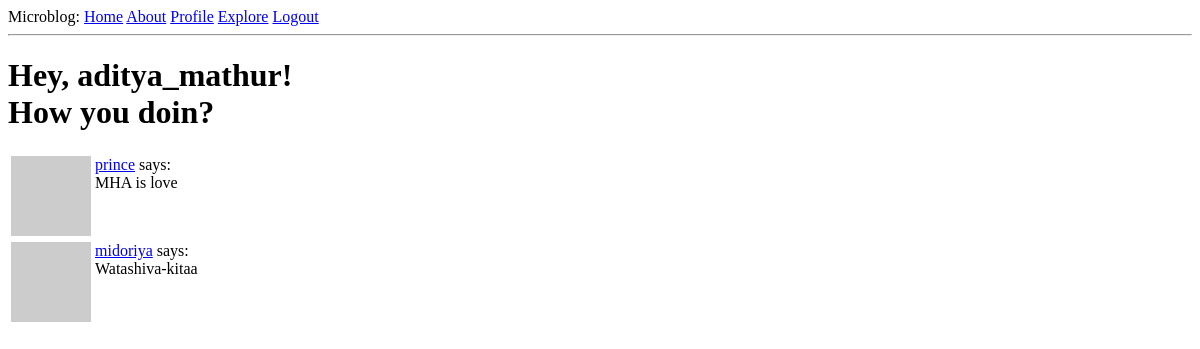
The page /explore (signed in) on the database as committed earlier.
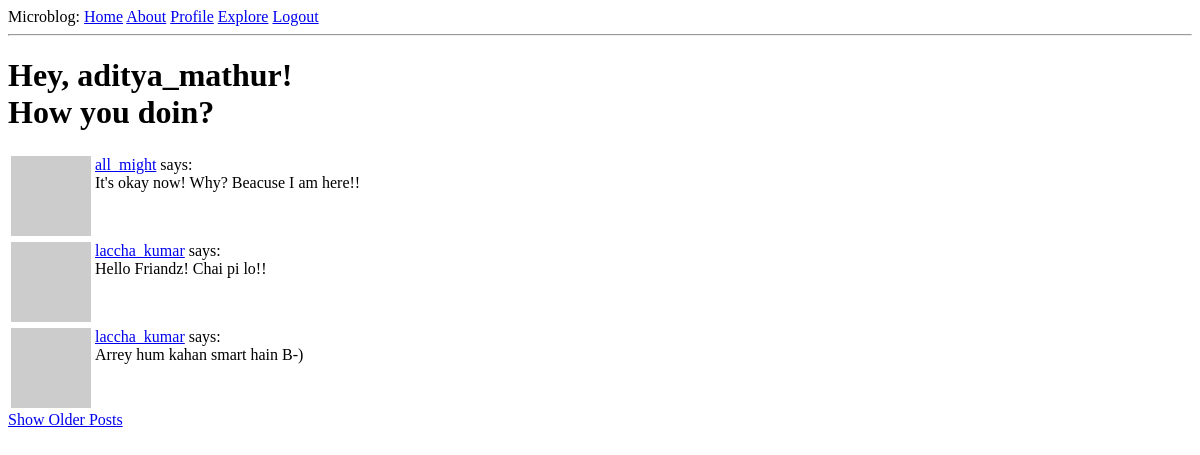
The same page on the database as committed later.
### app/models.py (models this page shows, shortened)
class Post(db.Model):
    id = db.Column(db.Integer, primary_key=True)
    body = db.Column(db.String(140))
    timestamp = db.Column(db.DateTime, index=True, default=datetime.utcnow)
    user_id = db.Column(db.Integer, db.ForeignKey('user.id'))

class User(UserMixin,db.Model):
    id =db.Column(db.Integer,primary_key=1)
    username = db.Column(db.String(64),index=1,unique=1)
    email = db.Column(db.String(120),index=1,unique=1)
    password_hash = db.Column(db.String(128))
    posts = db.relationship('Post', backref='author', lazy='dynamic')
    about_me =db.Column(db.String(140))
    last_seen = db.Column(db.DateTime,default=datetime.utcnow)
    followed = db.relationship(
        'User',secondary=followers,
        primaryjoin=(followers.c.follower_id ==id),
        secondaryjoin=(followers.c.followed_id ==id),
        backref=db.backref('followers',lazy='dynamic'),
        lazy='dynamic'
    )
    def __repr__(self):
        return f'<User {self.username}>'
    def avatar(self,size):
        digest=md5(self.email.lower().encode('utf-8')).hexdigest()
        return f'https://www.gravatar.com/avatar/{digest}?d=identicon&s={size}'

### app/routes6_1.py (the view)
@app.route('/explore')
@login_required
def explore():
    page= request.args.get('page',1,type=int)
    posts = Post.query.order_by(Post.timestamp.desc()).paginate(
        page,app.config['POSTS_PER_PAGE'],False )
    next_url = url_for('explore',page=posts.next_num) if posts.has_next else None
    prev_url = url_for('explore',page=posts.prev_num) if posts.has_prev else None
    return render_template('index5_1.html',title='Explore',posts=posts.items,next_url=next_url,prev_url=prev_url)

### app/models.py (called while the page is built)
@login.user_loader
def load_user(id):
    return User.query.get(int(id))

### app/routes6_1.py (called while the page is built)
@app.before_request
def before_request():
    print("Current user: ",current_user)
    if current_user.is_authenticated:
        current_user.last_seen =datetime.utcnow()
        db.session.commit()

### app/templates/index5_1.html (shortened to what this page needs)
{% extends "base.html" %}
{% block content %}
    <h1>Hey, {{current_user.username }}!<br>
        How you doin?
    </h1>
    {% for post in posts %}
        {% include '_post.html' %}
    {% endfor %}
    {% if next_url %}
        <a href= "{{ next_url }}">Show Older Posts</a>
    {% endif %}
{% endblock %}

### app/templates/_post.html
<table>
        <tr valign="top">
            <td><img src="{{ post.author.avatar(36) }}"></td>
            <td>
                <a href= "{{url_for('users',username=post.author.username)}}">
                    {{ post.author.username }}</a>
                says: <br>{{ post.body}}
            </td>
        </tr>
    </table>

Rows that differ between the two databases and show on the page:
no longer on this page (row unchanged): Post: author.username "prince", body "MHA is love"
no longer on this page (row unchanged): Post: author.username "midoriya", body "Watashiva-kitaa"
added Post: author.username "all_might", body "It's okay now! Why? Beacuse I am here!!"
added Post: author.username "laccha_kumar", body "Hello Friandz! Chai pi lo!!"
added Post: author.username "laccha_kumar", body "Arrey hum kahan smart hain B-)"
Other text that changed with them:
text now shown: "Show Older Posts"
